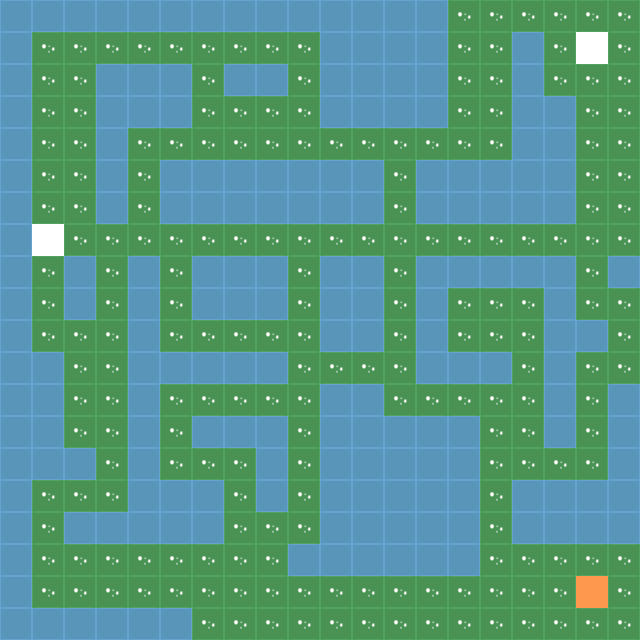

This is a level from a 2D game, rendered from its Tiled map with the project's own tilesets. A one-line summary and the complete map file follow:
An orthogonal 20x20 tile map with 32x32 px tiles, 4 tile layers (water, ground, powder, characters).

<map version="1.2" tiledversion="1.2.0" orientation="orthogonal" renderorder="right-down" width="20" height="20" tilewidth="32" tileheight="32" infinite="0" nextlayerid="7" nextobjectid="1">
 <tileset firstgid="1" name="tileset" tilewidth="32" tileheight="32" tilecount="9" columns="3">
  <image source="../../tilesgrid.png" width="96" height="96" />
  <tile id="0">
   <properties>
    <property name="collides" type="bool" value="true" />
   </properties>
  </tile>
  <tile id="2">
   <properties>
    <property name="powder" type="bool" value="true" />
   </properties>
  </tile>
  <tile id="3">
   <properties>
    <property name="player" type="bool" value="true" />
   </properties>
  </tile>
  <tile id="4">
   <properties>
    <property name="opponent" type="bool" value="true" />
   </properties>
  </tile>
 </tileset>
 <layer id="2" name="water" width="20" height="20">
  <data encoding="csv">
1,1,1,1,1,1,1,1,1,1,1,1,1,1,1,1,1,1,1,1,
1,1,1,1,1,1,1,1,1,1,1,1,1,1,1,1,1,1,1,1,
1,1,1,1,1,1,1,1,1,1,1,1,1,1,1,1,1,1,1,1,
1,1,1,1,1,1,1,1,1,1,1,1,1,1,1,1,1,1,1,1,
1,1,1,1,1,1,1,1,1,1,1,1,1,1,1,1,1,1,1,1,
1,1,1,1,1,1,1,1,1,1,1,1,1,1,1,1,1,1,1,1,
1,1,1,1,1,1,1,1,1,1,1,1,1,1,1,1,1,1,1,1,
1,1,1,1,1,1,1,1,1,1,1,1,1,1,1,1,1,1,1,1,
1,1,1,1,1,1,1,1,1,1,1,1,1,1,1,1,1,1,1,1,
1,1,1,1,1,1,1,1,1,1,1,1,1,1,1,1,1,1,1,1,
1,1,1,1,1,1,1,1,1,1,1,1,1,1,1,1,1,1,1,1,
1,1,1,1,1,1,1,1,1,1,1,1,1,1,1,1,1,1,1,1,
1,1,1,1,1,1,1,1,1,1,1,1,1,1,1,1,1,1,1,1,
1,1,1,1,1,1,1,1,1,1,1,1,1,1,1,1,1,1,1,1,
1,1,1,1,1,1,1,1,1,1,1,1,1,1,1,1,1,1,1,1,
1,1,1,1,1,1,1,1,1,1,1,1,1,1,1,1,1,1,1,1,
1,1,1,1,1,1,1,1,1,1,1,1,1,1,1,1,1,1,1,1,
1,1,1,1,1,1,1,1,1,1,1,1,1,1,1,1,1,1,1,1,
1,1,1,1,1,1,1,1,1,1,1,1,1,1,1,1,1,1,1,1,
1,1,1,1,1,1,1,1,1,1,1,1,1,1,1,1,1,1,1,1
</data>
 </layer>
 <layer id="1" name="ground" width="20" height="20">
  <data encoding="csv">
0,0,0,0,0,0,0,0,0,0,0,0,0,0,2,2,2,2,2,2,
0,2,2,2,2,2,2,2,2,2,0,0,0,0,2,2,0,2,2,2,
0,2,2,0,0,0,2,0,0,2,0,0,0,0,2,2,0,2,2,2,
0,2,2,0,0,0,2,2,2,2,0,0,0,0,2,2,0,0,2,2,
0,2,2,0,2,2,2,2,2,2,2,2,2,2,2,2,0,0,2,2,
0,2,2,0,2,0,0,0,0,0,0,0,2,0,0,0,0,0,2,2,
0,2,2,0,2,0,0,0,0,0,0,0,2,0,0,0,0,0,2,2,
0,2,2,2,2,2,2,2,2,2,2,2,2,2,2,2,2,2,2,2,
0,2,0,2,0,2,0,0,0,2,0,0,2,0,0,0,0,0,2,0,
0,2,0,2,0,2,0,0,0,2,0,0,2,0,2,2,2,0,2,2,
0,2,2,2,0,2,2684354562,2684354562,2684354562,2684354562,0,0,2,0,2,2,2,0,0,2,
0,0,2,2,0,0,0,0,0,2,2,2,2,0,0,0,2,0,2,2,
0,0,2,2,0,2,2684354562,2684354562,2684354562,2,0,0,2,2,2,2,2,0,2,0,
0,0,2,2,0,2,0,0,0,2,0,0,0,0,0,2,2,0,2,0,
0,0,0,2,0,2,2,2,0,2,0,0,0,0,0,2,2,2,2,0,
0,2,2,2,0,0,0,2,0,2,0,0,0,0,0,2,0,0,0,0,
0,2,0,0,0,0,0,2,2,2,0,0,0,0,0,2,0,0,0,0,
0,2,2,2,2,2,2,2,2,0,0,0,0,0,0,2,2,2,2,2,
0,2,2,2,2,2,2,2,2,2,2,2,2,2,2,2,2,2,2,2,
0,0,0,0,0,0,2,2,2,2,2,2,2,2,2,2,2,2,2,2
</data>
 </layer>
 <layer id="6" name="powder" width="20" height="20">
  <data encoding="csv">
0,0,0,0,0,0,0,0,0,0,0,0,0,0,3,3,3,3,3,3,
0,3,3,3,3,3,3,3,3,3,0,0,0,0,3,3,0,3,3,3,
0,3,3,0,0,0,3,0,0,3,0,0,0,0,3,3,0,3,3,3,
0,3,3,0,0,0,3,3,3,3,0,0,0,0,3,3,0,0,3,3,
0,3,3,0,3,3,3,3,3,3,3,3,3,3,3,3,0,0,3,3,
0,3,3,0,3,0,0,0,0,0,0,0,3,0,0,0,0,0,3,3,
0,3,3,0,3,0,0,0,0,0,0,0,3,0,0,0,0,0,3,3,
0,3,3,3,3,3,3,3,3,3,3,3,3,3,3,3,3,3,3,3,
0,3,0,3,0,3,0,0,0,3,0,0,3,0,0,0,0,0,3,0,
0,3,0,3,0,3,0,0,0,3,0,0,3,0,3,3,3,0,3,3,
0,3,3,3,0,3,3,3,3,3,0,0,3,0,3,3,3,0,0,3,
0,0,3,3,0,0,0,0,0,3,3,3,3,0,0,0,3,0,3,3,
0,0,3,3,0,3,3,3,3,3,0,0,3,3,3,3,3,0,3,0,
0,0,3,3,0,3,0,0,0,3,0,0,0,0,0,3,3,0,3,0,
0,0,0,3,0,3,3,3,0,3,0,0,0,0,0,3,3,3,3,0,
0,3,3,3,0,0,0,3,0,3,0,0,0,0,0,3,0,0,0,0,
0,3,0,0,0,0,0,3,3,3,0,0,0,0,0,3,0,0,0,0,
0,3,3,3,3,3,3,3,3,0,0,0,0,0,0,3,3,3,3,3,
0,3,3,3,3,3,3,3,3,3,3,3,3,3,3,3,3,3,0,3,
0,0,0,0,0,0,3,3,3,3,3,3,3,3,3,3,3,3,3,3
</data>
 </layer>
 <layer id="3" name="characters" width="20" height="20">
  <data encoding="csv">
0,0,0,0,0,0,0,0,0,0,0,0,0,0,0,0,0,0,0,0,
0,0,0,0,0,0,0,0,0,0,0,0,0,0,0,0,0,0,5,0,
0,0,0,0,0,0,0,0,0,0,0,0,0,0,0,0,0,0,0,0,
0,0,0,0,0,0,0,0,0,0,0,0,0,0,0,0,0,0,0,0,
0,0,0,0,0,0,0,0,0,0,0,0,0,0,0,0,0,0,0,0,
0,0,0,0,0,0,0,0,0,0,0,0,0,0,0,0,0,0,0,0,
0,0,0,0,0,0,0,0,0,0,0,0,0,0,0,0,0,0,0,0,
0,5,0,0,0,0,0,0,0,0,0,0,0,0,0,0,0,0,0,0,
0,0,0,0,0,0,0,0,0,0,0,0,0,0,0,0,0,0,0,0,
0,0,0,0,0,0,0,0,0,0,0,0,0,0,0,0,0,0,0,0,
0,0,0,0,0,0,0,0,0,0,0,0,0,0,0,0,0,0,0,0,
0,0,0,0,0,0,0,0,0,0,0,0,0,0,0,0,0,0,0,0,
0,0,0,0,0,0,0,0,0,0,0,0,0,0,0,0,0,0,0,0,
0,0,0,0,0,0,0,0,0,0,0,0,0,0,0,0,0,0,0,0,
0,0,0,0,0,0,0,0,0,0,0,0,0,0,0,0,0,0,0,0,
0,0,0,0,0,0,0,0,0,0,0,0,0,0,0,0,0,0,0,0,
0,0,0,0,0,0,0,0,0,0,0,0,0,0,0,0,0,0,0,0,
0,0,0,0,0,0,0,0,0,0,0,0,0,0,0,0,0,0,0,0,
0,0,0,0,0,0,0,0,0,0,0,0,0,0,0,0,0,0,4,0,
0,0,0,0,0,0,0,0,0,0,0,0,0,0,0,0,0,0,0,0
</data>
 </layer>
</map>